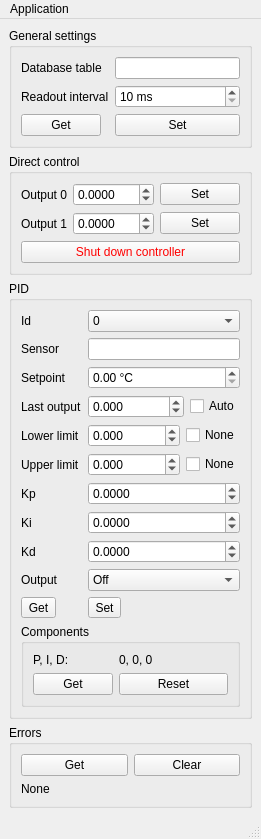
<?xml version="1.0" encoding="UTF-8"?>
<ui version="4.0">
 <class>MainWindow</class>
 <widget class="QMainWindow" name="MainWindow">
  <property name="geometry">
   <rect>
    <x>0</x>
    <y>0</y>
    <width>243</width>
    <height>767</height>
   </rect>
  </property>
  <property name="windowTitle">
   <string>Temperature Controller Control Panel</string>
  </property>
  <widget class="QWidget" name="centralwidget">
   <layout class="QVBoxLayout" name="verticalLayout" stretch="0,0,0,0">
    <item>
     <widget class="QGroupBox" name="gbGeneral">
      <property name="title">
       <string>General settings</string>
      </property>
      <layout class="QFormLayout" name="formLayout_2">
       <item row="0" column="0">
        <widget class="QLabel" name="label_10">
         <property name="text">
          <string>Database table</string>
         </property>
        </widget>
       </item>
       <item row="0" column="1">
        <widget class="QLineEdit" name="leDatabaseTable">
         <property name="toolTip">
          <string>Name of the database table.</string>
         </property>
        </widget>
       </item>
       <item row="1" column="0">
        <widget class="QLabel" name="label_11">
         <property name="text">
          <string>Readout interval</string>
         </property>
        </widget>
       </item>
       <item row="1" column="1">
        <widget class="QSpinBox" name="sbReadoutInterval">
         <property name="toolTip">
          <string>Readout interval.</string>
         </property>
         <property name="suffix">
          <string> ms</string>
         </property>
         <property name="minimum">
          <number>10</number>
         </property>
         <property name="maximum">
          <number>3600000</number>
         </property>
         <property name="singleStep">
          <number>100</number>
         </property>
        </widget>
       </item>
       <item row="2" column="0">
        <widget class="QPushButton" name="pbGetGeneral">
         <property name="toolTip">
          <string>Get the general settings.</string>
         </property>
         <property name="text">
          <string>Get</string>
         </property>
        </widget>
       </item>
       <item row="2" column="1">
        <widget class="QPushButton" name="pbSetGeneral">
         <property name="toolTip">
          <string>Set the changed general settings.</string>
         </property>
         <property name="text">
          <string>Set</string>
         </property>
        </widget>
       </item>
      </layout>
     </widget>
    </item>
    <item>
     <widget class="QGroupBox" name="groupBox">
      <property name="title">
       <string>Direct control</string>
      </property>
      <layout class="QGridLayout" name="gridLayout" columnstretch="0,1,0">
       <item row="0" column="0">
        <widget class="QLabel" name="label_14">
         <property name="text">
          <string>Output 0</string>
         </property>
        </widget>
       </item>
       <item row="1" column="0">
        <widget class="QLabel" name="label_15">
         <property name="text">
          <string>Output 1</string>
         </property>
        </widget>
       </item>
       <item row="0" column="1">
        <widget class="QDoubleSpinBox" name="sbOut0">
         <property name="decimals">
          <number>4</number>
         </property>
         <property name="minimum">
          <double>-100.000000000000000</double>
         </property>
         <property name="maximum">
          <double>100.000000000000000</double>
         </property>
        </widget>
       </item>
       <item row="1" column="1">
        <widget class="QDoubleSpinBox" name="sbOut1">
         <property name="decimals">
          <number>4</number>
         </property>
         <property name="minimum">
          <double>-100.000000000000000</double>
         </property>
         <property name="maximum">
          <double>100.000000000000000</double>
         </property>
         <property name="singleStep">
          <double>0.100000000000000</double>
         </property>
        </widget>
       </item>
       <item row="1" column="2">
        <widget class="QPushButton" name="pbOut1">
         <property name="toolTip">
          <string>Set the output to this value.</string>
         </property>
         <property name="text">
          <string>Set</string>
         </property>
        </widget>
       </item>
       <item row="0" column="2">
        <widget class="QPushButton" name="pbOut0">
         <property name="toolTip">
          <string>Set the output to this value.</string>
         </property>
         <property name="text">
          <string>Set</string>
         </property>
        </widget>
       </item>
       <item row="2" column="0" colspan="3">
        <widget class="QPushButton" name="pbShutDown">
         <property name="palette">
          <palette>
           <active>
            <colorrole role="ButtonText">
             <brush brushstyle="SolidPattern">
              <color alpha="255">
               <red>255</red>
               <green>0</green>
               <blue>0</blue>
              </color>
             </brush>
            </colorrole>
           </active>
           <inactive>
            <colorrole role="ButtonText">
             <brush brushstyle="SolidPattern">
              <color alpha="255">
               <red>255</red>
               <green>0</green>
               <blue>0</blue>
              </color>
             </brush>
            </colorrole>
           </inactive>
           <disabled>
            <colorrole role="ButtonText">
             <brush brushstyle="SolidPattern">
              <color alpha="255">
               <red>120</red>
               <green>120</green>
               <blue>120</blue>
              </color>
             </brush>
            </colorrole>
           </disabled>
          </palette>
         </property>
         <property name="toolTip">
          <string>Shut down the temperature controller</string>
         </property>
         <property name="text">
          <string>Shut down controller</string>
         </property>
        </widget>
       </item>
      </layout>
     </widget>
    </item>
    <item>
     <widget class="QGroupBox" name="gbPID">
      <property name="toolTip">
       <string>Id of the PID controller.</string>
      </property>
      <property name="title">
       <string>PID</string>
      </property>
      <layout class="QFormLayout" name="formLayout">
       <item row="0" column="0">
        <widget class="QLabel" name="label_4">
         <property name="text">
          <string>Id</string>
         </property>
        </widget>
       </item>
       <item row="0" column="1">
        <widget class="QComboBox" name="bbId">
         <property name="toolTip">
          <string>ID of the PID.</string>
         </property>
         <item>
          <property name="text">
           <string>0</string>
          </property>
         </item>
         <item>
          <property name="text">
           <string>1</string>
          </property>
         </item>
        </widget>
       </item>
       <item row="1" column="0">
        <widget class="QLabel" name="label_8">
         <property name="text">
          <string>Sensor</string>
         </property>
        </widget>
       </item>
       <item row="2" column="0">
        <widget class="QLabel" name="label_5">
         <property name="text">
          <string>Setpoint</string>
         </property>
        </widget>
       </item>
       <item row="2" column="1">
        <widget class="QDoubleSpinBox" name="sbSetpoint">
         <property name="suffix">
          <string> °C</string>
         </property>
         <property name="singleStep">
          <double>0.100000000000000</double>
         </property>
        </widget>
       </item>
       <item row="3" column="0">
        <widget class="QLabel" name="label_9">
         <property name="text">
          <string>Last output</string>
         </property>
        </widget>
       </item>
       <item row="3" column="1">
        <widget class="QWidget" name="widget_3" native="true">
         <layout class="QHBoxLayout" name="horizontalLayout_3" stretch="1,0">
          <property name="leftMargin">
           <number>0</number>
          </property>
          <property name="topMargin">
           <number>0</number>
          </property>
          <property name="rightMargin">
           <number>0</number>
          </property>
          <property name="bottomMargin">
           <number>0</number>
          </property>
          <item>
           <widget class="QDoubleSpinBox" name="sbLastOutput">
            <property name="toolTip">
             <string>Output value to start at.</string>
            </property>
            <property name="suffix">
             <string/>
            </property>
            <property name="decimals">
             <number>3</number>
            </property>
            <property name="minimum">
             <double>-100.000000000000000</double>
            </property>
            <property name="maximum">
             <double>100.000000000000000</double>
            </property>
            <property name="singleStep">
             <double>0.100000000000000</double>
            </property>
           </widget>
          </item>
          <item>
           <widget class="QCheckBox" name="cbAutoMode">
            <property name="toolTip">
             <string>Calculate new output values or return the last calculated one.</string>
            </property>
            <property name="text">
             <string>Auto</string>
            </property>
           </widget>
          </item>
         </layout>
        </widget>
       </item>
       <item row="4" column="0">
        <widget class="QLabel" name="label_6">
         <property name="text">
          <string>Lower limit</string>
         </property>
        </widget>
       </item>
       <item row="4" column="1">
        <widget class="QWidget" name="widget" native="true">
         <layout class="QHBoxLayout" name="horizontalLayout" stretch="1,0">
          <property name="leftMargin">
           <number>0</number>
          </property>
          <property name="topMargin">
           <number>0</number>
          </property>
          <property name="rightMargin">
           <number>0</number>
          </property>
          <property name="bottomMargin">
           <number>0</number>
          </property>
          <item>
           <widget class="QDoubleSpinBox" name="sbLowerLimit">
            <property name="toolTip">
             <string>Lower limit for the output.</string>
            </property>
            <property name="suffix">
             <string/>
            </property>
            <property name="decimals">
             <number>3</number>
            </property>
            <property name="minimum">
             <double>-100.000000000000000</double>
            </property>
            <property name="maximum">
             <double>100.000000000000000</double>
            </property>
            <property name="singleStep">
             <double>0.100000000000000</double>
            </property>
           </widget>
          </item>
          <item>
           <widget class="QCheckBox" name="cbLowerLimit">
            <property name="toolTip">
             <string>No lower output limit.</string>
            </property>
            <property name="text">
             <string>None</string>
            </property>
           </widget>
          </item>
         </layout>
        </widget>
       </item>
       <item row="5" column="0">
        <widget class="QLabel" name="label_7">
         <property name="text">
          <string>Upper limit</string>
         </property>
        </widget>
       </item>
       <item row="5" column="1">
        <widget class="QWidget" name="widget_2" native="true">
         <layout class="QHBoxLayout" name="horizontalLayout_2" stretch="1,0">
          <property name="leftMargin">
           <number>0</number>
          </property>
          <property name="topMargin">
           <number>0</number>
          </property>
          <property name="rightMargin">
           <number>0</number>
          </property>
          <property name="bottomMargin">
           <number>0</number>
          </property>
          <item>
           <widget class="QDoubleSpinBox" name="sbUpperLimit">
            <property name="toolTip">
             <string>Upper limit for the output.</string>
            </property>
            <property name="suffix">
             <string/>
            </property>
            <property name="decimals">
             <number>3</number>
            </property>
            <property name="minimum">
             <double>-100.000000000000000</double>
            </property>
            <property name="maximum">
             <double>100.000000000000000</double>
            </property>
            <property name="singleStep">
             <double>0.100000000000000</double>
            </property>
           </widget>
          </item>
          <item>
           <widget class="QCheckBox" name="cbUpperLimit">
            <property name="toolTip">
             <string>No upper output limit.</string>
            </property>
            <property name="text">
             <string>None</string>
            </property>
           </widget>
          </item>
         </layout>
        </widget>
       </item>
       <item row="6" column="0">
        <widget class="QLabel" name="label">
         <property name="text">
          <string>Kp</string>
         </property>
        </widget>
       </item>
       <item row="6" column="1">
        <widget class="QDoubleSpinBox" name="sbKp">
         <property name="toolTip">
          <string>Factor for the error.</string>
         </property>
         <property name="decimals">
          <number>4</number>
         </property>
         <property name="minimum">
          <double>-10000.000000000000000</double>
         </property>
         <property name="maximum">
          <double>10000.000000000000000</double>
         </property>
         <property name="singleStep">
          <double>0.100000000000000</double>
         </property>
        </widget>
       </item>
       <item row="7" column="0">
        <widget class="QLabel" name="label_2">
         <property name="text">
          <string>Ki</string>
         </property>
        </widget>
       </item>
       <item row="7" column="1">
        <widget class="QDoubleSpinBox" name="sbKi">
         <property name="toolTip">
          <string>Factor for the error times time in s, added up.</string>
         </property>
         <property name="decimals">
          <number>4</number>
         </property>
         <property name="minimum">
          <double>-10000.000000000000000</double>
         </property>
         <property name="maximum">
          <double>10000.000000000000000</double>
         </property>
         <property name="singleStep">
          <double>0.100000000000000</double>
         </property>
        </widget>
       </item>
       <item row="8" column="0">
        <widget class="QLabel" name="label_3">
         <property name="text">
          <string>Kd</string>
         </property>
        </widget>
       </item>
       <item row="8" column="1">
        <widget class="QDoubleSpinBox" name="sbKd">
         <property name="toolTip">
          <string>Factor for the error divided by time in s.</string>
         </property>
         <property name="decimals">
          <number>4</number>
         </property>
         <property name="minimum">
          <double>-10000.000000000000000</double>
         </property>
         <property name="maximum">
          <double>10000.000000000000000</double>
         </property>
         <property name="singleStep">
          <double>0.100000000000000</double>
         </property>
        </widget>
       </item>
       <item row="10" column="0">
        <widget class="QToolButton" name="pbGetPID">
         <property name="toolTip">
          <string>Get the PID settings.</string>
         </property>
         <property name="text">
          <string>Get</string>
         </property>
        </widget>
       </item>
       <item row="10" column="1">
        <widget class="QToolButton" name="pbSetPID">
         <property name="toolTip">
          <string>Set the changed PID settings.</string>
         </property>
         <property name="text">
          <string>Set</string>
         </property>
        </widget>
       </item>
       <item row="11" column="0" colspan="2">
        <widget class="QGroupBox" name="gbPIDcomponents">
         <property name="title">
          <string>Components</string>
         </property>
         <layout class="QFormLayout" name="formLayout_3">
          <item row="0" column="1">
           <widget class="QLabel" name="lbComponents">
            <property name="toolTip">
             <string>Current PID components.</string>
            </property>
            <property name="text">
             <string>0, 0, 0</string>
            </property>
           </widget>
          </item>
          <item row="1" column="1">
           <widget class="QPushButton" name="pbReset">
            <property name="toolTip">
             <string>Reset the controller internals.</string>
            </property>
            <property name="text">
             <string>Reset</string>
            </property>
           </widget>
          </item>
          <item row="0" column="0">
           <widget class="QLabel" name="label_12">
            <property name="text">
             <string>P, I, D:</string>
            </property>
           </widget>
          </item>
          <item row="1" column="0">
           <widget class="QPushButton" name="pbComponents">
            <property name="toolTip">
             <string>Get the current PID components.</string>
            </property>
            <property name="text">
             <string>Get</string>
            </property>
           </widget>
          </item>
         </layout>
        </widget>
       </item>
       <item row="1" column="1">
        <widget class="QLineEdit" name="leSensor">
         <property name="toolTip">
          <string>Name of the sensor which should be stabilized.</string>
         </property>
        </widget>
       </item>
       <item row="9" column="0">
        <widget class="QLabel" name="label_13">
         <property name="text">
          <string>Output</string>
         </property>
        </widget>
       </item>
       <item row="9" column="1">
        <widget class="QComboBox" name="bbOutput">
         <property name="toolTip">
          <string>Whether the output should do nothing, only manual control or PID and manual control.</string>
         </property>
         <property name="currentIndex">
          <number>0</number>
         </property>
         <item>
          <property name="text">
           <string comment="1">Off</string>
          </property>
         </item>
         <item>
          <property name="text">
           <string comment="1">Manual</string>
          </property>
         </item>
         <item>
          <property name="text">
           <string comment="2">PID</string>
          </property>
         </item>
        </widget>
       </item>
      </layout>
     </widget>
    </item>
    <item>
     <widget class="QGroupBox" name="gbErrors">
      <property name="title">
       <string>Errors</string>
      </property>
      <layout class="QGridLayout" name="gridLayout_2">
       <item row="0" column="0">
        <widget class="QPushButton" name="pbErrorsGet">
         <property name="text">
          <string>Get</string>
         </property>
        </widget>
       </item>
       <item row="0" column="1">
        <widget class="QPushButton" name="pbErrorsClear">
         <property name="text">
          <string>Clear</string>
         </property>
        </widget>
       </item>
       <item row="1" column="0" colspan="2">
        <widget class="QLabel" name="lbErrors">
         <property name="text">
          <string>None</string>
         </property>
        </widget>
       </item>
      </layout>
     </widget>
    </item>
   </layout>
  </widget>
  <widget class="QMenuBar" name="menubar">
   <property name="geometry">
    <rect>
     <x>0</x>
     <y>0</y>
     <width>243</width>
     <height>21</height>
    </rect>
   </property>
   <widget class="QMenu" name="menuApplication">
    <property name="title">
     <string>Application</string>
    </property>
    <addaction name="actionSettings"/>
    <addaction name="actionClose"/>
   </widget>
   <addaction name="menuApplication"/>
  </widget>
  <widget class="QStatusBar" name="statusbar"/>
  <action name="actionSettings">
   <property name="text">
    <string>&amp;Settings...</string>
   </property>
   <property name="toolTip">
    <string>Open settings dialog</string>
   </property>
  </action>
  <action name="actionClose">
   <property name="text">
    <string>&amp;Close</string>
   </property>
  </action>
 </widget>
 <tabstops>
  <tabstop>leDatabaseTable</tabstop>
  <tabstop>sbReadoutInterval</tabstop>
  <tabstop>pbGetGeneral</tabstop>
  <tabstop>pbSetGeneral</tabstop>
  <tabstop>sbOut0</tabstop>
  <tabstop>pbOut0</tabstop>
  <tabstop>sbOut1</tabstop>
  <tabstop>pbOut1</tabstop>
  <tabstop>pbShutDown</tabstop>
  <tabstop>bbId</tabstop>
  <tabstop>leSensor</tabstop>
  <tabstop>sbSetpoint</tabstop>
  <tabstop>sbLastOutput</tabstop>
  <tabstop>cbAutoMode</tabstop>
  <tabstop>sbLowerLimit</tabstop>
  <tabstop>cbLowerLimit</tabstop>
  <tabstop>sbUpperLimit</tabstop>
  <tabstop>cbUpperLimit</tabstop>
  <tabstop>sbKp</tabstop>
  <tabstop>sbKi</tabstop>
  <tabstop>sbKd</tabstop>
  <tabstop>bbOutput</tabstop>
  <tabstop>pbGetPID</tabstop>
  <tabstop>pbSetPID</tabstop>
  <tabstop>pbComponents</tabstop>
  <tabstop>pbReset</tabstop>
 </tabstops>
 <resources/>
 <connections>
  <connection>
   <sender>cbLowerLimit</sender>
   <signal>toggled(bool)</signal>
   <receiver>sbLowerLimit</receiver>
   <slot>setDisabled(bool)</slot>
   <hints>
    <hint type="sourcelabel">
     <x>211</x>
     <y>394</y>
    </hint>
    <hint type="destinationlabel">
     <x>170</x>
     <y>398</y>
    </hint>
   </hints>
  </connection>
  <connection>
   <sender>cbUpperLimit</sender>
   <signal>toggled(bool)</signal>
   <receiver>sbUpperLimit</receiver>
   <slot>setDisabled(bool)</slot>
   <hints>
    <hint type="sourcelabel">
     <x>198</x>
     <y>427</y>
    </hint>
    <hint type="destinationlabel">
     <x>170</x>
     <y>425</y>
    </hint>
   </hints>
  </connection>
 </connections>
</ui>
